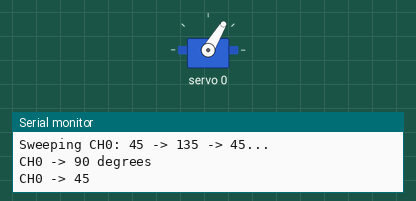
Recording of a sketch running on a simulated Arduino Uno, built with avr-gcc and run on an emulated ATmega328P. Parts: servo, the last lines printed to the serial monitor.

Above: at 1.05 s.
At 2.05 s:
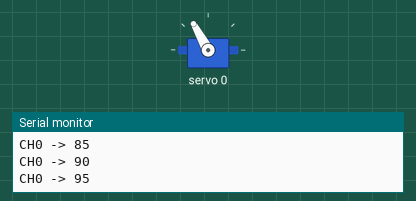
At 3.1 s:
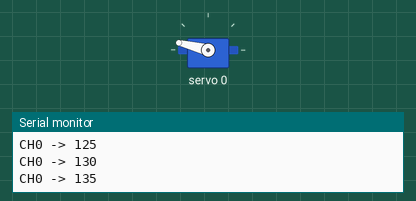
At 5.15 s:
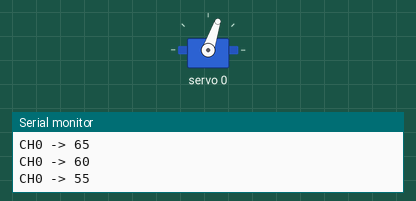
Timing chart, 0 to 7.3 s (numbered marks = the images above):
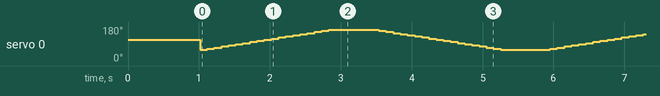

The sketch:

test_ch0.ino
```cpp
/*
 * TEST CHANNEL 0 ONLY
 * Sweeps servo on CH0 back and forth continuously
 */

#include <Wire.h>
#include <Adafruit_PWMServoDriver.h>

Adafruit_PWMServoDriver pwm = Adafruit_PWMServoDriver();

#define SERVOMIN  125
#define SERVOMAX  575

void setAngle(int ch, int angle) {
  int pulse = map(angle, 0, 180, SERVOMIN, SERVOMAX);
  pwm.setPWM(ch, 0, pulse);
}

void setup() {
  Serial.begin(9600);
  Serial.println("\n=== CH0 SERVO TEST ===");
  Serial.println("Sweeping CH0: 45 -> 135 -> 45...\n");

  pwm.begin();
  pwm.setOscillatorFrequency(27000000);
  pwm.setPWMFreq(50);
  delay(10);

  // Start at center
  setAngle(0, 90);
  Serial.println("CH0 -> 90 degrees");
  delay(1000);
}

void loop() {
  // Sweep 45 to 135
  for (int a = 45; a <= 135; a += 5) {
    setAngle(0, a);
    Serial.print("CH0 -> ");
    Serial.println(a);
    delay(100);
  }

  delay(500);

  // Sweep 135 to 45
  for (int a = 135; a >= 45; a -= 5) {
    setAngle(0, a);
    Serial.print("CH0 -> ");
    Serial.println(a);
    delay(100);
  }

  delay(500);
}
```
